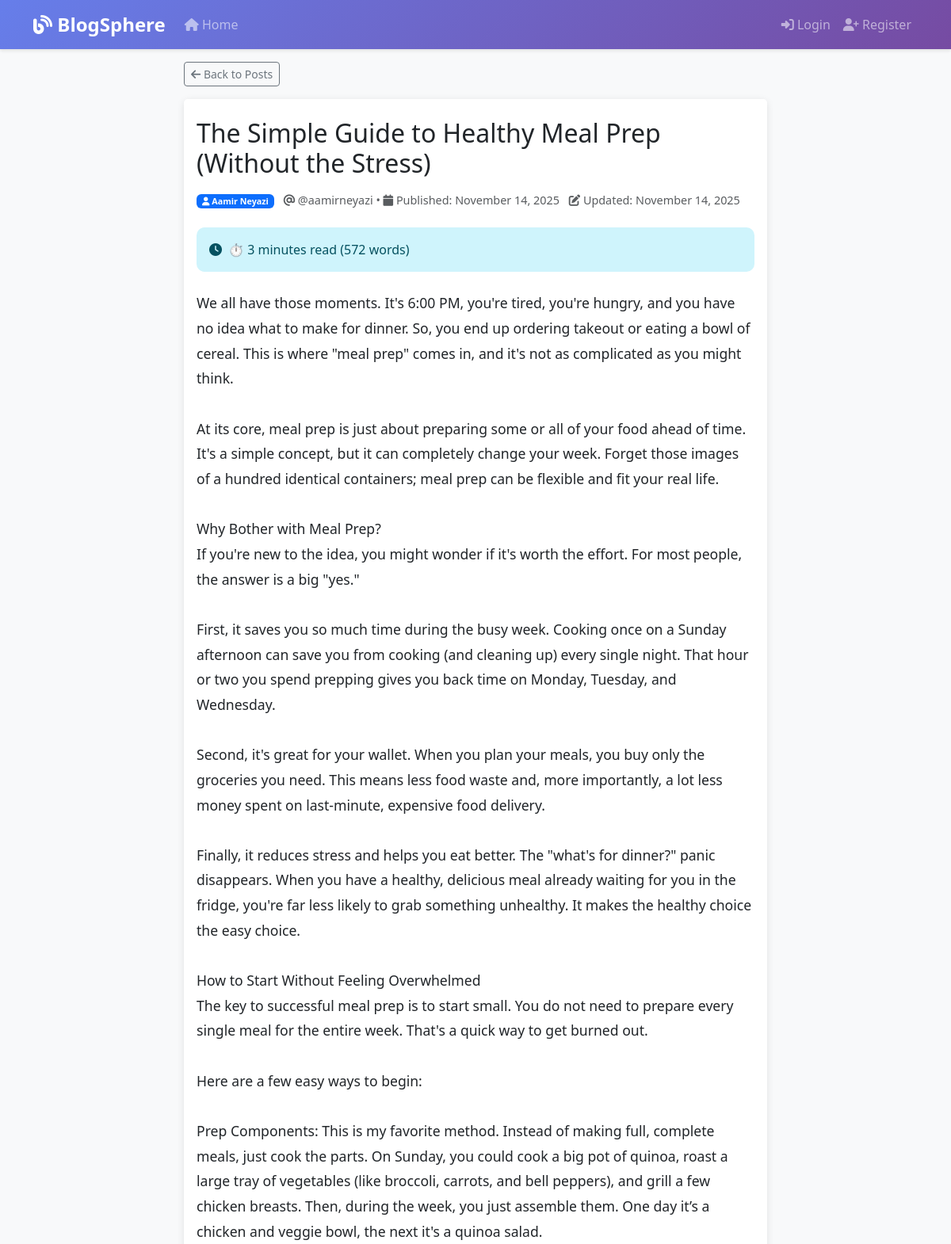
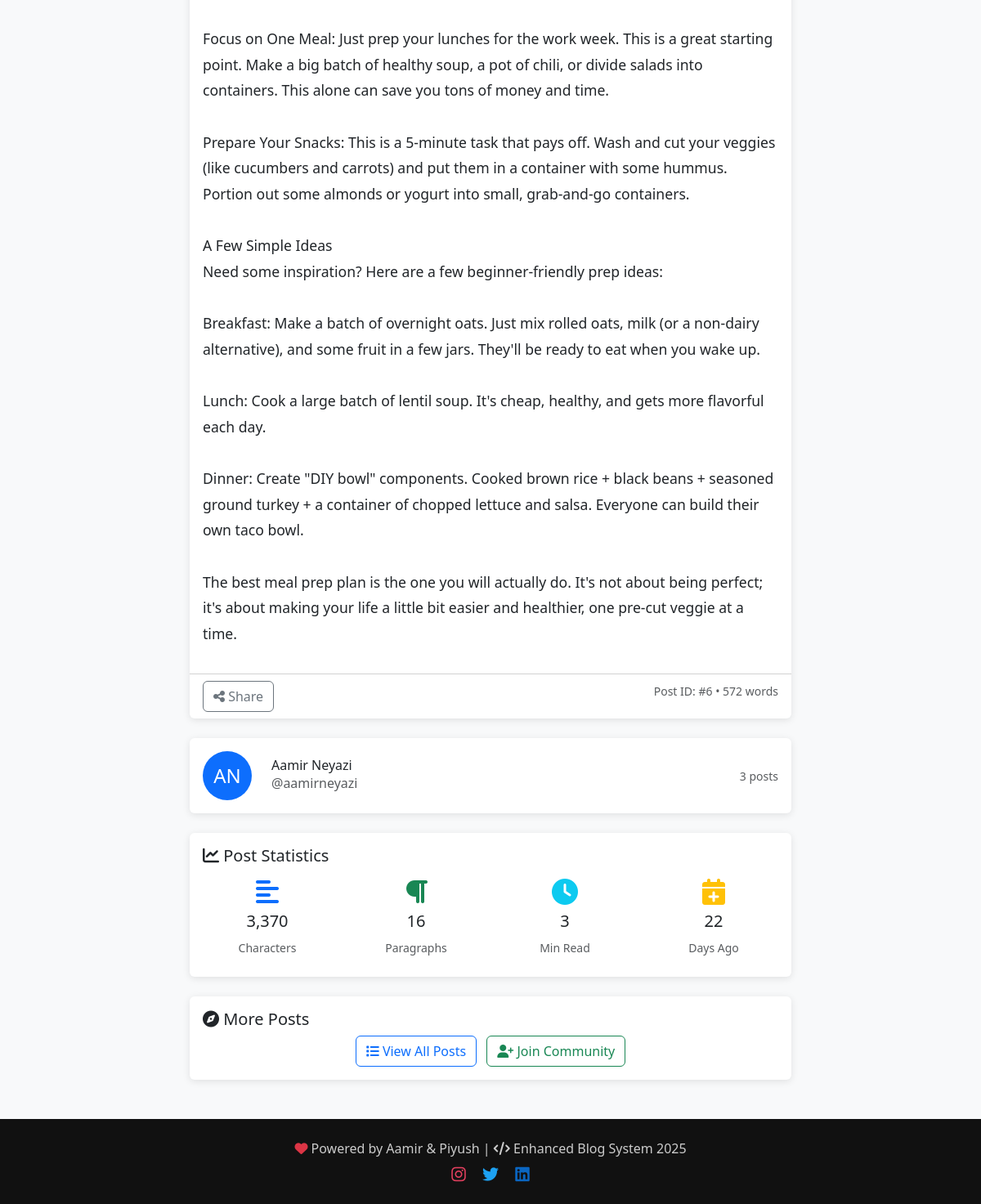
/post/6, run on the app's committed database (2 pictures, top to bottom).
### app.py (models this page shows, shortened)
class Post(db.Model):
    id = db.Column(db.Integer, primary_key=True)
    title = db.Column(db.String(200), nullable=False)
    content = db.Column(db.Text, nullable=False)
    created_at = db.Column(db.DateTime, default=datetime.utcnow)
    updated_at = db.Column(db.DateTime, default=datetime.utcnow, onupdate=datetime.utcnow)
    user_id = db.Column(db.Integer, db.ForeignKey('user.id'), nullable=False)
    is_published = db.Column(db.Boolean, default=True)

class User(UserMixin, db.Model):
    id = db.Column(db.Integer, primary_key=True)
    username = db.Column(db.String(80), unique=True, nullable=False)
    email = db.Column(db.String(120), unique=True, nullable=False)
    password_hash = db.Column(db.String(120), nullable=False)
    first_name = db.Column(db.String(50), nullable=False)
    last_name = db.Column(db.String(50), nullable=False)
    bio = db.Column(db.Text)
    created_at = db.Column(db.DateTime, default=datetime.utcnow)
    is_active = db.Column(db.Boolean, default=True)
    posts = db.relationship('Post', backref='author', lazy=True, cascade='all, delete-orphan')
    is_admin = db.Column(db.Boolean, nullable=False, default=False)
    def get_full_name(self):
        return f"{self.first_name} {self.last_name}"

### app.py (the view)
@app.route('/post/<int:post_id>')
def view_post(post_id):
    post = Post.query.get_or_404(post_id)
    if not post.is_published and (not current_user.is_authenticated or current_user.id != post.user_id):
        flash('Post not found!', 'error')
        return redirect(url_for('index'))
    return render_template('view_post.html', post=post)

### templates/view_post.html (shortened to what this page needs)
{% extends "base.html" %}
{% block content %}
<div class="container">
    <div class="row justify-content-center">
        <div class="col-lg-8">
            <div class="mb-3">
                <a href="{{ url_for('index') }}" class="btn btn-outline-secondary btn-sm">
                    <i class="fas fa-arrow-left"></i> Back to Posts
                </a>
            </div>
            <article class="card">
                <div class="card-header bg-white border-0 pt-4">
                    <div class="d-flex justify-content-between align-items-start">
                        <div class="flex-grow-1">
                            <h1 class="card-title h2 mb-3">{{ post.title }}</h1>
                            <div class="post-meta mb-3">
                                <span class="badge bg-primary me-2">
                                    <i class="fas fa-user"></i> {{ post.author.get_full_name() }}
                                </span>
                                <span class="text-muted">
                                    <i class="fas fa-at"></i> @{{ post.author.username }} •
                                    <i class="fas fa-calendar"></i>
                                    Published: {{ post.created_at.strftime('%B %d, %Y') }}
                                </span>
                                {% if post.updated_at != post.created_at %}
                                <span class="text-muted ms-2">
                                    <i class="fas fa-edit"></i>
                                    Updated: {{ post.updated_at.strftime('%B %d, %Y') }}
                                </span>
                                {% endif %}
                            </div>
                        </div>
                    </div>
                </div>
                <div class="card-body pt-0">
                    <div class="alert alert-info d-flex align-items-center mb-4">
                        <i class="fas fa-clock me-2"></i>
                        <span id="readingTime">Calculating reading time...</span>
                    </div>
                    <div class="post-content" style="line-height: 1.8; font-size: 1.1rem;">
                        {% set paragraphs = post.content.split('\n\n') %}
                        {% for paragraph in paragraphs %}
                            {% if paragraph.strip() %}
                                <p>{{ paragraph.replace('\n', '<br>')|safe }}</p>
                            {% endif %}
                        {% endfor %}
                    </div>
                </div>
                <div class="card-footer bg-transparent">
                    <div class="row">
                        <div class="col-md-6">
                            <div class="d-flex gap-2">
                                <button class="btn btn-outline-secondary" onclick="sharePost()">
                                    <i class="fas fa-share-alt"></i> Share
                                </button>
                            </div>
                        </div>
                        <div class="col-md-6 text-md-end mt-2 mt-md-0">
                            <small class="text-muted">
                                Post ID: #{{ post.id }} •
                                <span id="wordCountDisplay">0</span> words
                            </small>
                        </div>
                    </div>
                </div>
            </article>
            <div class="card mt-4">
                <div class="card-body">
                    <div class="row align-items-center">
                        <div class="col-auto">
                            <div class="bg-primary rounded-circle d-flex align-items-center justify-content-center"
                                 style="width: 60px; height: 60px; color: white; font-size: 1.5rem;">
                                {{ post.author.first_name[0].upper() }}{{ post.author.last_name[0].upper() }}
                            </div>
                        </div>
                        <div class="col">
                            <h6 class="mb-0">{{ post.author.get_full_name() }}</h6>
                            <p class="text-muted mb-0">@{{ post.author.username }}</p>
                        </div>
                        <div class="col-auto">
                            <small class="text-muted">
                                {{ post.author.posts|selectattr('is_published')|list|length }} posts
                            </small>
                        </div>
                    </div>
                </div>
            </div>
            <div class="card mt-4">
                <div class="card-body">
                    <h5 class="card-title">
                        <i class="fas fa-chart-line"></i> Post Statistics
                    </h5>
                    <div class="row text-center">
                        <div class="col-md-3">
                            <div class="p-2">
                                <i class="fas fa-align-left fa-2x text-primary mb-2"></i>
                                <h5 id="charCount">0</h5>
                                <small class="text-muted">Characters</small>
                            </div>
                        </div>
                        <div class="col-md-3">
                            <div class="p-2">
                                <i class="fas fa-paragraph fa-2x text-success mb-2"></i>
                                <h5 id="paragraphCount">0</h5>
                                <small class="text-muted">Paragraphs</small>
                            </div>
                        </div>
                        <div class="col-md-3">
                            <div class="p-2">
                                <i class="fas fa-clock fa-2x text-info mb-2"></i>
                                <h5 id="readingTimeMinutes">0</h5>
                                <small class="text-muted">Min Read</small>
                            </div>
                        </div>
                        <div class="col-md-3">
                            <div class="p-2">
                                <i class="fas fa-calendar-plus fa-2x text-warning mb-2"></i>
                                <h5 id="daysAgo">0</h5>
                                <small class="text-muted">Days Ago</small>
                            </div>
                        </div>
                    </div>
                </div>
            </div>
            <div class="card mt-4">
                <div class="card-body">
                    <h5 class="card-title">
                        <i class="fas fa-compass"></i> More Posts
                    </h5>
                    <div class="text-center">
                        <a href="{{ url_for('index') }}" class="btn btn-outline-primary">
                            <i class="fas fa-list"></i> View All Posts
                        </a>
                        {% if current_user.is_authenticated %}
                        <a href="{{ url_for('create_post') }}" class="btn btn-outline-success ms-2">
                            <i class="fas fa-plus"></i> Create New Post
                        </a>
                        <a href="{{ url_for('profile') }}" class="btn btn-outline-info ms-2">
                            <i class="fas fa-user"></i> My Profile
                        </a>
                        {% else %}
                        <a href="{{ url_for('register') }}" class="btn btn-outline-success ms-2">
                            <i class="fas fa-user-plus"></i> Join Community
                        </a>
                        {% endif %}
                    </div>
                </div>
            </div>
        </div>
    </div>
</div>
{% endblock %}

### templates/base.html (style rules this page uses)
body { background-color: #f8f9fa; font-family: 'Segoe UI', Tahoma, Geneva, Verdana, sans-serif; }
.card { border: none; box-shadow: 0 2px 10px rgba(0, 0, 0, 0.1); transition: transform 0.2s ease-in-out; }
.post-meta { color: #6c757d; font-size: 0.9rem; }
.post-content { line-height: 1.6; }
.alert { border-radius: 10px; border: none; }

### data on the page
Post: title "The Simple Guide to Healthy Meal Prep (Without the Stress)", created_at "November 14, 2025", updated_at "November 14, 2025", replace "We all have those moments. It's 6:00 PM, you're tired, you're hungry, and you have no idea what to make for dinner. So, you end up ordering takeout or eating a bowl of cereal. This is where \"meal prep\" comes in, and it's not as complicated as you might think. At its core, meal prep is just about preparing some or all of your food ahead of time. It's a simple concept, but it can completely change your week. Forget those images of a hundred identical containers; meal prep can be flexible and fit your real life. Why Bother with Meal Prep? If you're new to the idea, you might wonder if it's worth the effort. For most people, the answer is a big \"yes.\" First, it saves you so much time during the…", id "6"
User: author.get_full_name "Aamir Neyazi", author.username "aamirneyazi", author "A", author "N"

### other printed values
{{ post.author.posts|selectattr('is_published')|list|length }} "3"
